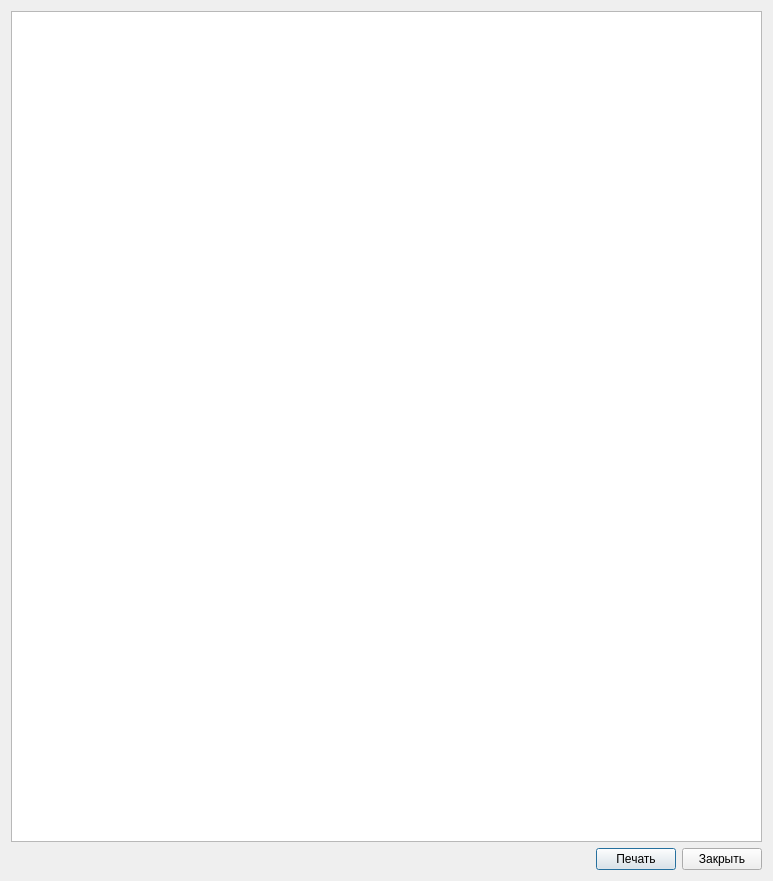
<?xml version="1.0" encoding="UTF-8"?>
<ui version="4.0">
 <class>ReportDialog</class>
 <widget class="QDialog" name="ReportDialog">
  <property name="geometry">
   <rect>
    <x>0</x>
    <y>0</y>
    <width>773</width>
    <height>881</height>
   </rect>
  </property>
  <property name="windowTitle">
   <string>Отчет</string>
  </property>
  <property name="windowIcon">
   <iconset>
    <normaloff>../icons/passgen.png</normaloff>../icons/passgen.png</iconset>
  </property>
  <layout class="QVBoxLayout" name="verticalLayout">
   <item>
    <widget class="QTextEdit" name="textEdit">
     <property name="html">
      <string>&lt;!DOCTYPE HTML PUBLIC &quot;-//W3C//DTD HTML 4.0//EN&quot; &quot;http://www.w3.org/TR/REC-html40/strict.dtd&quot;&gt;
&lt;html&gt;&lt;head&gt;&lt;meta name=&quot;qrichtext&quot; content=&quot;1&quot; /&gt;&lt;style type=&quot;text/css&quot;&gt;
p, li { white-space: pre-wrap; }
&lt;/style&gt;&lt;/head&gt;&lt;body style=&quot; font-family:'Sans Serif'; font-size:9pt; font-weight:400; font-style:normal;&quot;&gt;
&lt;p style=&quot;-qt-paragraph-type:empty; margin-top:0px; margin-bottom:0px; margin-left:0px; margin-right:0px; -qt-block-indent:0; text-indent:0px;&quot;&gt;&lt;br /&gt;&lt;/p&gt;&lt;/body&gt;&lt;/html&gt;</string>
     </property>
    </widget>
   </item>
   <item>
    <layout class="QHBoxLayout" name="horizontalLayout">
     <item>
      <spacer name="horizontalSpacer">
       <property name="orientation">
        <enum>Qt::Horizontal</enum>
       </property>
       <property name="sizeHint" stdset="0">
        <size>
         <width>40</width>
         <height>20</height>
        </size>
       </property>
      </spacer>
     </item>
     <item>
      <widget class="QPushButton" name="printPushButton">
       <property name="text">
        <string>Печать</string>
       </property>
       <property name="icon">
        <iconset>
         <normaloff>../icons/printer.png</normaloff>../icons/printer.png</iconset>
       </property>
      </widget>
     </item>
     <item>
      <widget class="QPushButton" name="closePushButton">
       <property name="text">
        <string>Закрыть</string>
       </property>
      </widget>
     </item>
    </layout>
   </item>
  </layout>
 </widget>
 <resources/>
 <connections>
  <connection>
   <sender>closePushButton</sender>
   <signal>clicked()</signal>
   <receiver>ReportDialog</receiver>
   <slot>close()</slot>
   <hints>
    <hint type="sourcelabel">
     <x>400</x>
     <y>479</y>
    </hint>
    <hint type="destinationlabel">
     <x>226</x>
     <y>254</y>
    </hint>
   </hints>
  </connection>
 </connections>
</ui>
